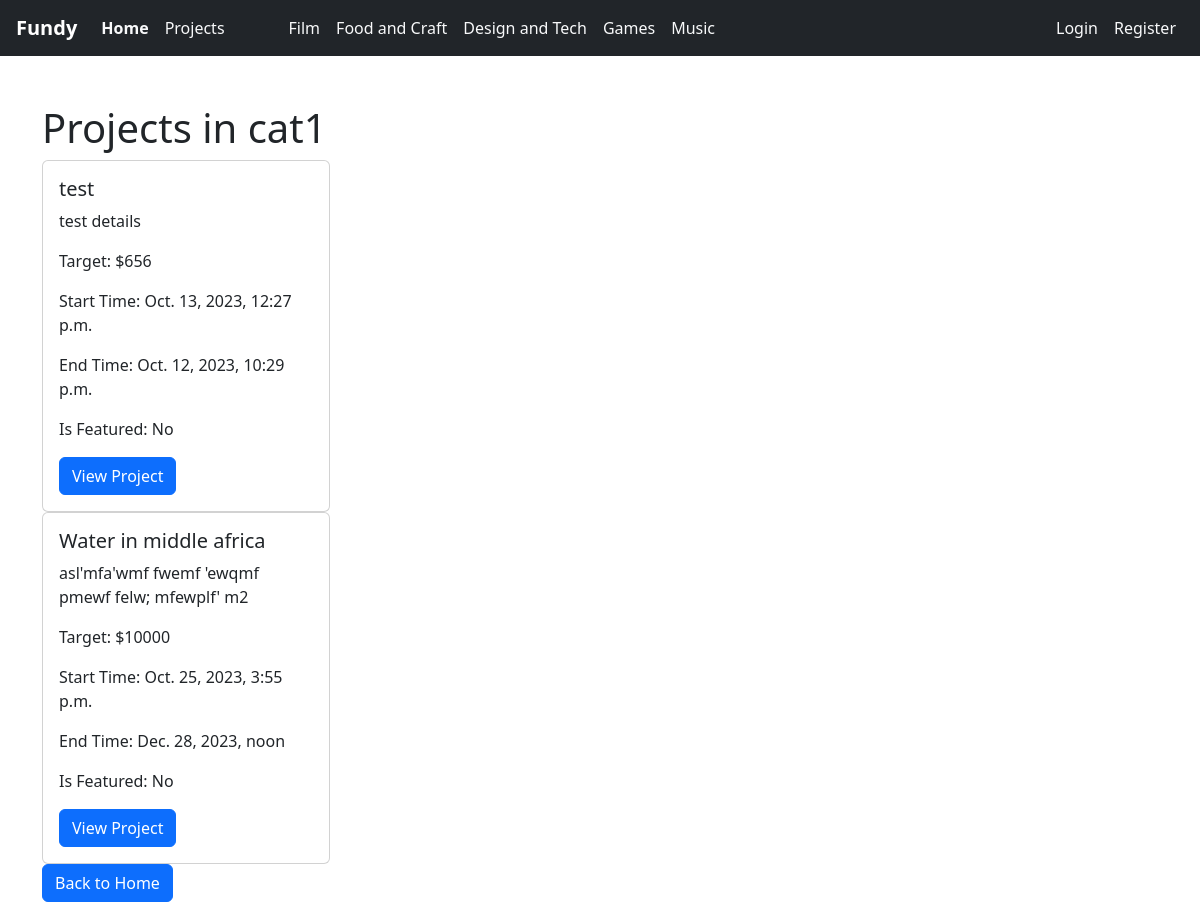
The app's page /projects/category/1/, older data.
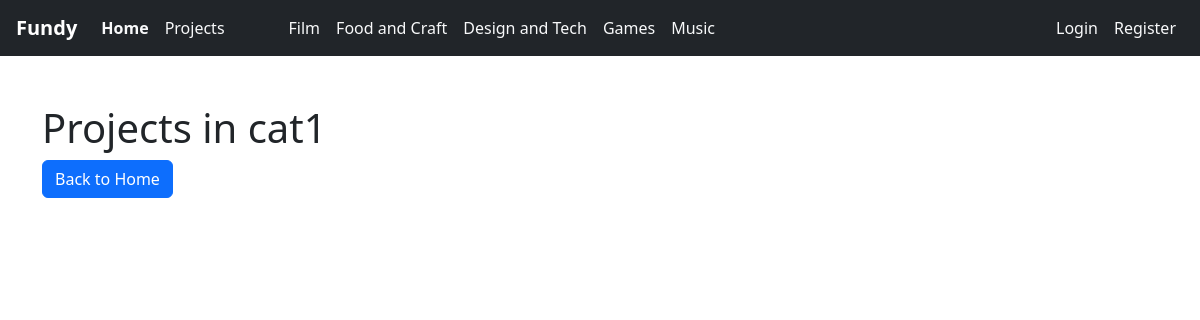
The same page, newer data.
### projects/models.py (models this page shows, shortened)
class ProjectsModel(models.Model):
    user=models.ForeignKey(UserProfile, related_name='projects',on_delete=models.CASCADE)
    title = models.CharField(max_length=200)
    details = models.TextField(max_length=500)
    category = models.ManyToManyField(CategoriesModel)
    target = models.IntegerField()
    tags = models.ManyToManyField(TagsModel)
    start_time = models.DateTimeField()
    end_time = models.DateTimeField()
    is_featured = models.BooleanField(default=False)
    completed=models.BooleanField(default=False)
    closed=models.BooleanField(default=False)

### projects/views.py (the view)
# urls.py: path("category/<int:category_id>/", views.category_projects, name="category"
def category_projects(request, category_id):
    category = CategoriesModel.objects.get(pk=category_id)
    projects = ProjectsModel.objects.filter(category=category)
    return render(
        request,
        "projects/category_projects.html",
        {"category": category, "projects": projects},
    )

### projects/templates/projects/category_projects.html
{% extends 'base.html'%}
{% load static %}
{%block body%}
    <h1>Projects in {{ category.name }}</h1>
        {% for project in projects %}
            <div class="card d-flex" style="width: 18rem;">
                <div class="card-body">
                    <h5 class="card-title">{{ project.title }}</h5>
                    <p class="card-text">{{ project.details }}</p>
                    <p>Target: ${{ project.target }}</p>
                    <p>Start Time: {{ project.start_time }}</p>
                    <p>End Time: {{ project.end_time }}</p>
                    <p>Is Featured: {% if project.is_featured %}Yes{% else %}No{% endif %}</p>
                    <a href="#" class="btn btn-primary">View Project</a>
                </div>
            </div>
        {% endfor %}
    <a href="{% url 'home' %}" class="btn btn-primary">Back to Home</a>
    {%endblock%}

Row changes from the older to the newer data that the page shows:
no longer on this page (row edited): ProjectsModel: title "test", details "test details", target "656", start_time "Oct. 13, 2023, 12:27 p.m.", end_time "Oct. 12, 2023, 10:29 p.m.", is_featured "No"
removed ProjectsModel: title "Water in middle africa", details "asl'mfa'wmf fwemf 'ewqmf pmewf felw; mfewplf' m2", target "10000", start_time "Oct. 25, 2023, 3:55 p.m.", end_time "Dec. 28, 2023, noon", is_featured "No"
